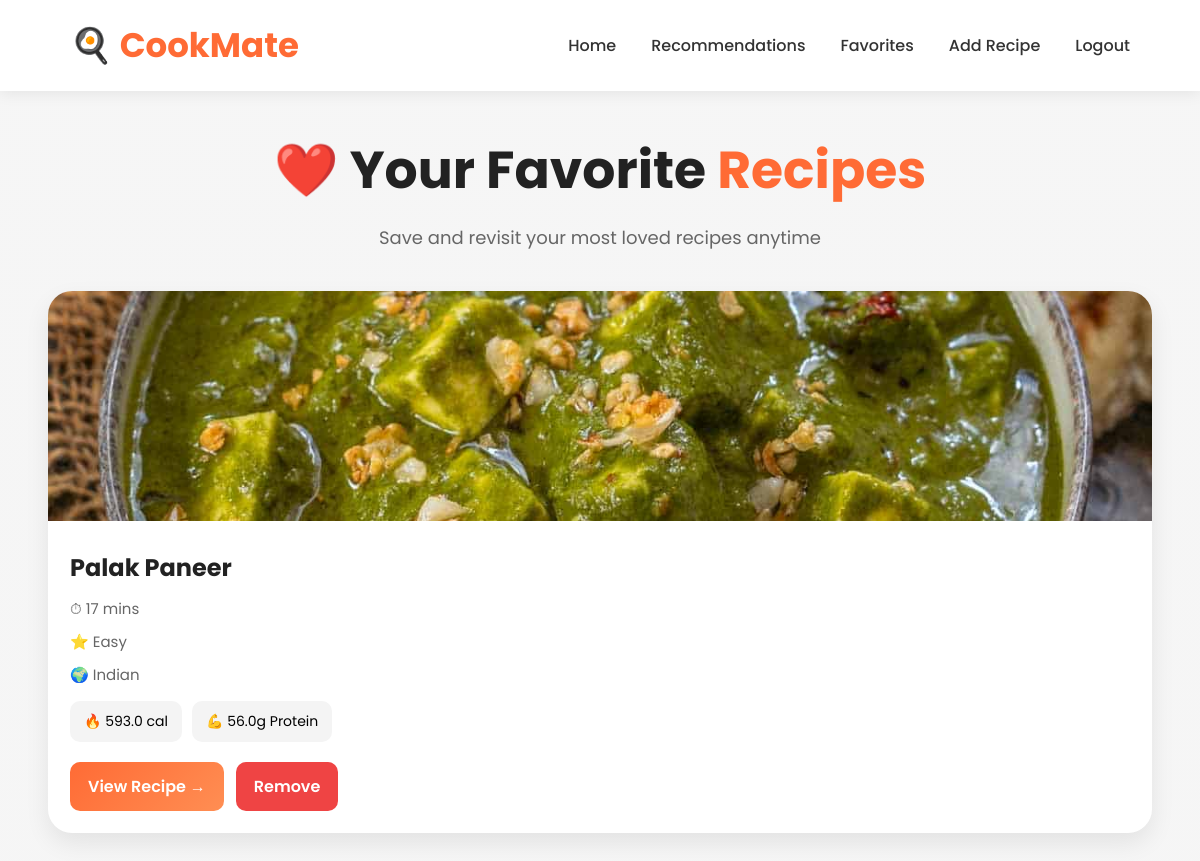
Page /favorites/ (signed in) on the committed database.
### recipes/models.py (models this page shows, shortened)
class Favorite(models.Model):
    user = models.ForeignKey(
        User,
        on_delete=models.CASCADE
    )
    recipe = models.ForeignKey(
        Recipe,
        on_delete=models.CASCADE
    )
    created_at = models.DateTimeField(
        auto_now_add=True
    )

class Recipe(models.Model):
    name = models.CharField(max_length=200)
    ingredients = models.ManyToManyField(Ingredient)
    instructions = models.TextField()
    cooking_time = models.IntegerField()
    difficulty = models.CharField(max_length=50)
    cuisine = models.CharField(
    max_length=100,
    null=True,
    blank=True)
    image = models.ImageField(upload_to='recipe_images/', null=True, blank=True)
    user = models.ForeignKey(User, on_delete=models.CASCADE, null=True, blank=True)
    popularity_score = models.IntegerField(default=0)

class Nutrition(models.Model):
    recipe = models.OneToOneField(Recipe, on_delete=models.CASCADE)
    calories = models.FloatField()
    protein = models.FloatField()
    carbs = models.FloatField()
    fats = models.FloatField()

### recipes/views.py (the view)
@login_required
def favorites(request):
    favorite_items = Favorite.objects.filter(
        user=request.user
    ).select_related('recipe')
    return render(
        request,
        'favorites.html',
        {
            'favorite_items': favorite_items
        }
    )

### recipes/templates/favorites.html (shortened to what this page needs)
<!DOCTYPE html>
<html lang="en">
<head>
</head>
<body>
    <div class="navbar">
        <div class="logo">
            🍳 CookMate
        </div>
        <div class="nav-links">
            <a href="/landing/">Home</a>
            <a href="/home/">Recommendations</a>
            <a href="/favorites/">Favorites</a>
            <a href="/add-recipe/">Add Recipe</a>
            <a href="/logout/">Logout</a>
        </div>
    </div>
    <div class="hero">
        <h1>
            ❤️ Your Favorite
            <span>Recipes</span>
        </h1>
        <p>
            Save and revisit your most loved recipes anytime
        </p>
    </div>
    {% if favorite_items %}
        <div class="recipe-grid">
            {% for item in favorite_items %}
                <div class="recipe-card">
                    {% if item.recipe.image %}
                        <img
                            src="{{ item.recipe.image.url }}"
                            class="recipe-image"
                        >
                    {% else %}
                        <img
                            src="https://images.unsplash.com/photo-1504674900247-0877df9cc836?q=80&w=1974&auto=format&fit=crop"
                            class="recipe-image"
                        >
                    {% endif %}
                    <div class="recipe-content">
                        <div class="recipe-title">
                            {{ item.recipe.name }}
                        </div>
                        <div class="recipe-info">
                            ⏱ {{ item.recipe.cooking_time }} mins
                        </div>
                        <div class="recipe-info">
                            ⭐ {{ item.recipe.difficulty }}
                        </div>
                        <div class="recipe-info">
                            🌍 {{ item.recipe.cuisine }}
                        </div>
                        {% if item.recipe.nutrition %}
                            <div class="nutrition-box">
                                <div class="nutrition-item">
                                    🔥
                                    {{ item.recipe.nutrition.calories }}
                                    cal
                                </div>
                                <div class="nutrition-item">
                                    💪
                                    {{ item.recipe.nutrition.protein }}g Protein
                                </div>
                            </div>
                        {% endif %}
                        <div class="button-group">
                            <a
                                href="/recipe/{{ item.recipe.id }}/"
                                class="view-btn"
                            >
                                View Recipe →
                            </a>
                            <a
                                href="/favorite/{{ item.recipe.id }}/"
                                class="remove-btn"
                            >
                                Remove
                            </a>
                        </div>
                    </div>
                </div>
            {% endfor %}
        </div>
    {% endif %}
</body>
</html>

### recipes/templates/favorites.html (style rules this page uses)
* { margin:0; padding:0; box-sizing:border-box; font-family:'Poppins',sans-serif; }
body { background: linear-gradient(rgba(245,245,245,0.92), rgba(245,245,245,0.95)), url('https://images.unsplash.com/photo-1490645935967-10de6ba17061?q=80&w=2070&auto=format&fit=crop'); background-size:cover; background-position:center; background-attachment:fixed; }
.navbar { width:100%; padding:20px 70px; background:white; display:flex; justify-content:space-between; align-items:center; box-shadow:0 2px 15px rgba(0,0,0,0.08); position:sticky; top:0; z-index:100; }
.logo { font-size:34px; font-weight:700; color:#ff6b35; }
.nav-links { display:flex; gap:35px; }
.nav-links a { text-decoration:none; color:#333; font-weight:500; transition:0.3s; }
.hero { width:90%; margin:40px auto 20px auto; text-align:center; }
.hero h1 { font-size:52px; margin-bottom:15px; color:#222; }
.hero span { color:#ff6b35; }
.hero p { font-size:18px; color:#666; }
.recipe-grid { width:92%; margin:40px auto; display:grid; grid-template-columns:repeat(auto-fit,minmax(300px,1fr)); gap:30px; padding-bottom:70px; }
.recipe-card { background:white; border-radius:24px; overflow:hidden; box-shadow:0 10px 25px rgba(0,0,0,0.08); transition:0.4s; }
.recipe-image { width:100%; height:230px; object-fit:cover; }
.recipe-content { padding:22px; }
.recipe-title { font-size:24px; font-weight:700; margin-bottom:12px; color:#222; }
.recipe-info { color:#666; margin-bottom:10px; font-size:15px; }
.nutrition-box { display:flex; flex-wrap:wrap; gap:10px; margin-top:15px; margin-bottom:20px; }
.nutrition-item { background:#f4f4f4; padding:10px 14px; border-radius:10px; font-size:14px; }
.button-group { display:flex; gap:12px; flex-wrap:wrap; }
.view-btn { display:inline-block; padding:12px 18px; background:linear-gradient(135deg,#ff6b35,#ff8e53); color:white; text-decoration:none; border-radius:10px; font-weight:600; transition:0.3s; }
.remove-btn { display:inline-block; padding:12px 18px; background:#ef4444; color:white; text-decoration:none; border-radius:10px; font-weight:600; transition:0.3s; }

### rows in the picture
Favorite: recipe.image (picture), recipe.name "Palak Paneer", recipe.cooking_time "17", recipe.difficulty "Easy", recipe.cuisine "Indian", recipe.nutrition.calories "593.0", recipe.nutrition.protein "56.0"
